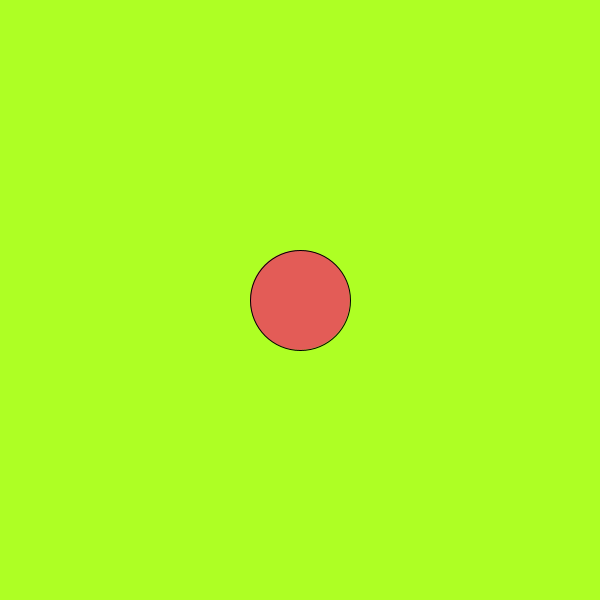
Frame 1 (no input)
Frame 60 (the mouse pressed at the canvas centre just before this capture): identical to frame 1, image omitted
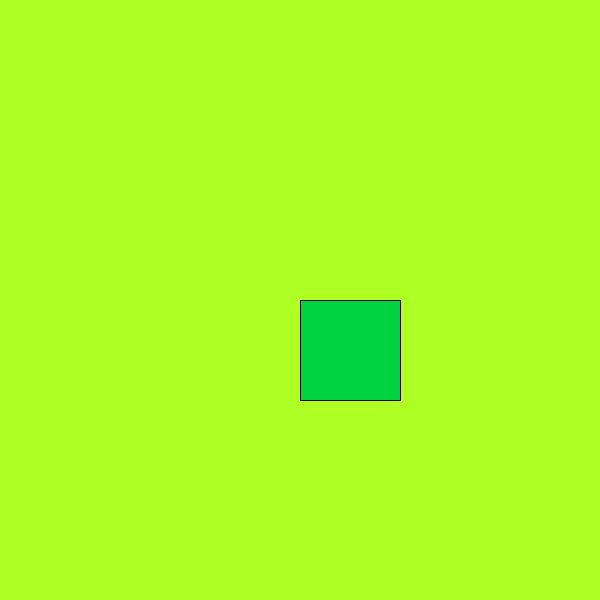
Frame 120 (the mouse held since frame 60 and released just before this capture)

The Processing sketch that drew these frames (run headless with seeded random() and noise(); from frame 60 on, the mouse is pressed at the canvas centre):

// Processing sketch: Logical_Dot
// ── Logical_Dot.pde


void setup() {
  size(600,600);
}

void draw() {
  //color is greenish-yellow
  background(#AEFF24);
 
  if(mousePressed) {
    fill(#00D341);
    rect(300,300,100,100);
  }else{
    fill(#E35C57);
    ellipse(300,300,100,100);
  }
}
